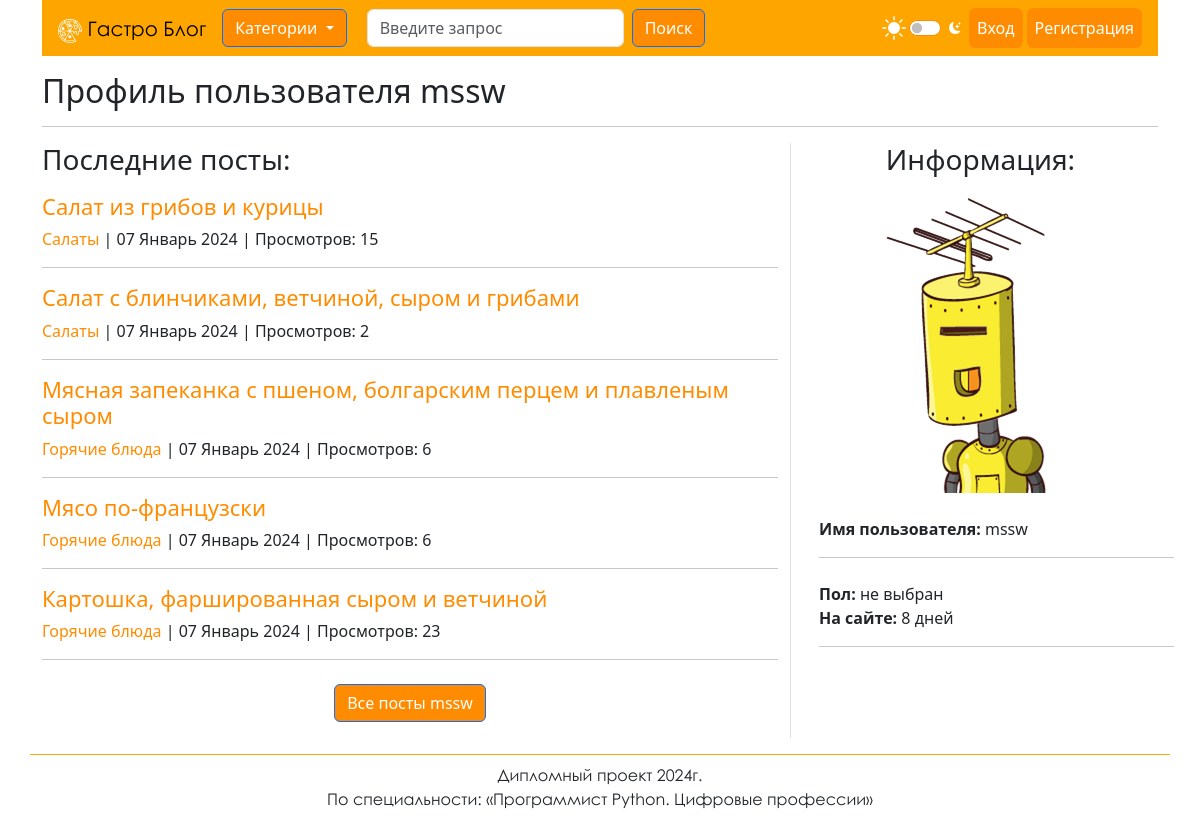
Page /user/mssw/ on the earlier database version.
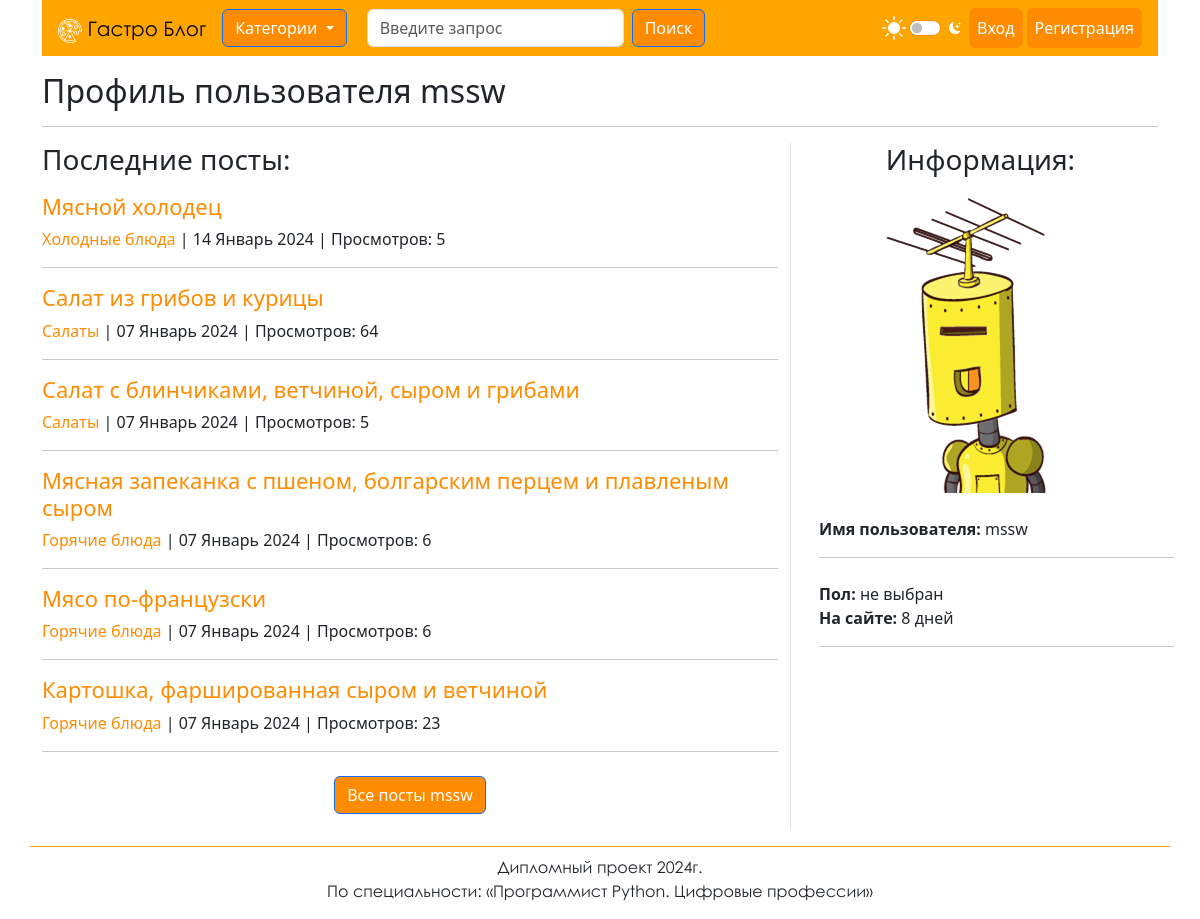
Same page on the later database version.
### blog/models.py (models this page shows, shortened)
class PostModel(models.Model):
    class Status(models.TextChoices):
        DRAFT = 'ЧЕ', 'Черновик'
        PUBLISHED = 'ОП', 'Опубликовано'
    title = models.CharField(max_length=200,
                             verbose_name="Заголовок")
    slug = models.SlugField(verbose_name="Альт. заголовок")
    image = models.ImageField(upload_to='post/%Y/%m/%d',
                              default='default/not_found.png',
                              verbose_name='Изображение поста')
    author = models.ForeignKey(User,
                               on_delete=models.CASCADE,
                               related_name='post',
                               verbose_name="Автор")
    category = TreeForeignKey('CategoryModel',
                              on_delete=models.PROTECT,
                              related_name='post',
                              verbose_name='Категория')
    short_body = CKEditor5Field(max_length=350,
                                verbose_name="Краткое описание",
                                blank=True)
    full_body = CKEditor5Field(verbose_name='Содержимое поста')
    publish = models.DateTimeField(default=timezone.now,
                                   verbose_name="Опубликовано")
    created = models.DateTimeField(auto_now_add=True,
                                   verbose_name="Создано")
    updated = models.DateTimeField(auto_now=True,
                                   verbose_name="Обновлено")
    status = models.CharField(max_length=2,
                              choices=Status.choices,
                              default=Status.DRAFT,
                              verbose_name="Статус")
    views = models.IntegerField(default=0,
                                verbose_name="Количество просмотров")
    telegram_link = models.CharField(max_length=300,
                                     verbose_name="Ссылка на Telegram",
                                     blank=True,
                                     null=True)
    file = models.OneToOneField("PostFilesModel",
                                on_delete=models.SET_NULL,
                                null=True,
                                blank=True,
                                verbose_name="Файл",
                                related_name="post")
    tags = TaggableManager(blank=True)
    objects = models.Manager()
    post_manager = PostManager()
    class Meta:
        ordering = ['-publish']
        indexes = [
            models.Index(fields=['-publish']),
        ]
        verbose_name = 'Пост'
        verbose_name_plural = 'Посты'
    def get_absolute_url(self):
        return reverse('blog:post_page', args=[self.category.slug, self.slug])

class CategoryModel(MPTTModel):
    title = models.CharField(max_length=100,
                             verbose_name="Заголовок")
    slug = models.SlugField(verbose_name="Альт. заголовок")
    parent = TreeForeignKey('self',
                            on_delete=models.CASCADE,
                            null=True,
                            blank=True,
                            related_name='children',
                            db_index=True,
                            verbose_name='Родительская категория')
    description = CKEditor5Field(max_length=350,
                                 verbose_name="Описание",
                                 blank=True)
    objects = TreeManager()
    class MPTTMeta:
        order_insertion_by = ['title']
    class Meta:
        unique_together = [['parent', 'slug']]
        verbose_name = 'Категория поста'
        verbose_name_plural = 'Категории постов'
    def get_absolute_url(self):
        return reverse('blog:category_page', args=[self.slug])
    def __str__(self):
        return self.title

### user_app/models.py (models this page shows, shortened)
class ProfileModel(models.Model):
    class Genders(models.TextChoices):
        UNDEFINED = 'U', 'не выбран'
        MALE = 'M', 'мужской'
        FEMALE = 'F', 'женский'
    user = models.OneToOneField(User,
                                on_delete=models.CASCADE,
                                related_name='profile',
                                verbose_name='Пользователь')
    gender = models.CharField(max_length=1,
                              choices=Genders.choices,
                              default=Genders.UNDEFINED,
                              verbose_name='Пол')
    dob = models.DateField(blank=True,
                           null=True,
                           verbose_name='Дата рождения')
    site_link = models.URLField(max_length=200,
                                blank=True,
                                null=True,
                                verbose_name='Ссылка на сайт')
    telegram_link = models.URLField(max_length=200,
                                    blank=True,
                                    null=True,
                                    verbose_name='Ссылка на Telegram',
                                    unique=True)
    user_avatar = models.ImageField(upload_to='user/avatars/',
                                    blank=True,
                                    null=True,
                                    verbose_name='Аватар пользователя')
    show_email = models.BooleanField(default=False,
                                     verbose_name='Отображать Email?')
    show_telegram = models.BooleanField(default=False,
                                        verbose_name='Отображать Telegram?')
    show_last_name = models.BooleanField(default=False,
                                         verbose_name='Отображать фамилию?')
    class Meta:
        verbose_name = 'Профиль'
        verbose_name_plural = 'Профили'
    def get_on_site(self):
        delta = datetime.now() - self.user.date_joined.replace(tzinfo=None)
        years = delta.days // 365
        months = (delta.days % 365) // 30
        days = (delta.days % 365) % 30
        if delta.days == 0:
            return 'меньше суток'
        else:
            on_site_string = ""
            if years > 0:
                on_site_string += f"{years} лет, "
            if months > 0:
                on_site_string += f"{months} месяца, "
            if days > 0:
                on_site_string += f"{days} дней"
            return on_site_string

### user_app/views.py (the view)
# urls.py: path('<str:username>/', views.UserProfileView.as_view(), name='user_profile'),
class UserProfileView(TemplateView):
    template_name = 'user_app/profile_page.html'
    author_template_name = 'user_app/profile_page_author.html'
    is_author = False
    extended_group = 'Автор'
    @set_template(author_template_name, 'is_author')
    def dispatch(self, request, *args, **kwargs):
        return super().dispatch(request, *args, **kwargs)
    def get_context_data(self, **kwargs):
        context = super().get_context_data(**kwargs)
        try:
            user = get_object_or_404(User, username=self.kwargs.get('username'))
        except User.DoesNotExist:
            raise Http404("Пользователь не найден")
        context['user_profile'] = user
        context['is_author'] = self.is_author
        if self.is_author:
            context['drafts'] = PostModel.objects.filter(author=user, status='ЧЕ')[:7]
        context['user_posts'] = PostModel.post_manager.filter(author=user)[:7]
        context['title'] = f'Профиль пользователя {user}'
        return context

### templates/user_app/profile_page.html (shortened to what this page needs)
{% extends 'blog/base.html' %}
{% block content %}
    <div class="container mt-3">
        {% block page_head %}<h2>Профиль пользователя {{ user_profile }}</h2>{% endblock %}
        <hr>
        <div class="row">
            <div class="col-xl-8 сol-sm-12">
                {% if is_author %}
                    {% block drafts %}
                    {% endblock %}
                    {% block public %}
                    {% endblock %}
                {% else %}
                    {% if user_posts %}
                        <h3 class="mb-3">Последние посты:</h3>
                        {% for post in user_posts %}
                            <div class="row">
                                <h4 class="head2"><a href="{{ post.get_absolute_url }}">{{ post.title }}</a></h4>
                                <div>
                                    <p class="lead"><a
                                            href="{{ post.category.get_absolute_url }}">{{ post.category }}</a>
                                        | {{ post.publish | date:"d F Y" }} |
                                        Просмотров: {{ post.views }}</p>
                                </div>
                            </div>
                            <hr class="mt-0">
                        {% endfor %}
                        <div class="text-center mt-4">
                            <a class="btn btn-primary my-btn mb-3"
                               href="{% url 'user_app:user_posts' username=user_profile.username %}">Все
                                посты {{ user_profile }}</a>
                        </div>
                    {% else %}
                        <h3 class="mb-3">Постов нет</h3>
                    {% endif %}
                {% endif %}
            </div>
            <div class="col-xl-4 col-sm-12 border border-start border-0">
                <h3 class="mb-3 text-center">Информация:</h3>
                <div class="col-12 text-center">
                    <img src="{{ user_profile.profile.user_avatar.url }}" alt="{{ user_profile }}" width="300"
                         height="300" class="img-fluid"><br>
                </div>
                <div class="col-12 ms-3 mt-4">
                    <b>Имя пользователя:</b> {{ user_profile }}
                    <hr class="mb-0">
                    <br>
                    <b>Пол:</b> {{ user_profile.profile.get_gender_display }}
                    <br>
                    <b>На сайте:</b> {{ user_profile.profile.get_on_site }}
                    <hr class="mb-0">
                </div>
            </div>
        </div>
    </div>
{% endblock %}

### templates/blog/base.html (shortened to what this page needs)
{% load static %}
{% load analytical %}
<!DOCTYPE html>
<html lang="ru" data-bs-theme="dark" class="h-100">
<head>
    <link href="{% static "css/lightbox.min.css" %}" rel="stylesheet"/>
    <link href="{% static "css/bootstrap.css" %}" rel="stylesheet">
    <link href="{% static "css/dracula.min.css" %}" rel="stylesheet">
    <link href="{% static "css/style.css" %}" rel="stylesheet">
</head>
<body class="d-flex flex-column h-100">
{% block header %}
    {% include "blog/base/header.html" %}
{% endblock %}
{% block content %}
{% endblock %}
{% block footer %}
    {% include "blog/base/footer.html" %}
{% endblock %}
</body>
</html>

### templates/blog/base/header.html (shortened to what this page needs)
{% load static %}
{% block header %}
    <header>
        <div class="container">
            <nav class="navbar navbar-expand-lg color ps-3">
                <a class="navbar-brand" href={% url "blog:index" %}><img src="{% static 'favicon.svg' %}"
                                                                         alt="Гастро Блог" class="logo-icon"> Гастро Блог</a>
                <div class="collapse navbar-collapse" id="navbarSupportedContent">
                    <div class="dropdown">
                        <button class="btn btn-primary my-btn dropdown-toggle me-3" type="button"
                                data-bs-toggle="dropdown" aria-expanded="false">
                            Категории
                        </button>
                    </div>
                    <ul class="navbar-nav me-auto mb-2 mb-lg-0">
                        <li class="nav-item">
                            <form class="d-flex" method="GET" action="{% url 'blog:search_page' %}">
                                {{ search_form.query }}
                                <button class="btn btn-primary my-btn" type="submit">Поиск</button>
                            </form>
                        </li>
                    </ul>
                    <ul class="navbar-nav">
                        <li class="nav-item mt-2 mx-2 text-white">
                            <div class="form-check form-switch icons">
                                <input class="form-check-input" type="checkbox" role="switch" id="bd-theme"
                                       data-bs-theme-value="dark">
                                <label class="form-check-label" for="bd-theme"></label>
                            </div>
                        </li>
                        {% if user.is_authenticated %}
                            <div class="dropdown">
                                <button class="btn btn-primary my-btn dropdown-toggle me-3" type="button"
                                        data-bs-toggle="dropdown" aria-expanded="false">
                                    {{ request.user }}
                                </button>
                                <ul class="dropdown-menu dd-color">
                                    <li>
                                        <a class="dropdown-item dd-item-color" href="{% url 'user_app:user_profile' username=user.username %}">Профиль</a>
                                    </li>
                                    {% if "Автор" in user.groups.all.0.name %}
                                        <li>
                                            <a class="dropdown-item dd-item-color" href="{% url 'user_app:add_post' %}">Добавить
                                                пост</a>
                                        </li>
                                        <li>
                                            <a class="dropdown-item dd-item-color" href="{% url 'user_app:add_category' %}">Добавить
                                                категорию</a>
                                        </li>
                                        <li>
                                            <a class="dropdown-item dd-item-color" href="{% url 'user_app:add_file' %}">Добавить
                                                файл</a>
                                        </li>
                                    {% endif %}
                                    <li>
                                        <a class="dropdown-item dd-item-color"
                                           href="{% url 'user_app:logout' %}">Выйти</a>
                                    </li>
                                </ul>
                            </div>
                        {% else %}
                            <li class="nav-item">
                                <a class="nav-link btn btn-primary my-btn me-1"
                                   href="{% url 'user_app:login' %}">Вход</a>
                            </li>
                            <li class="nav-item">
                                <a class="nav-link btn btn-primary my-btn me-3"
                                   href="{% url 'user_app:signup' %}">Регистрация</a>
                            </li>
                        {% endif %}
                    </ul>
                </div>
            </nav>
        </div>
    </header>
{% endblock %}

### templates/blog/base/footer.html
{% block footer %}
    <footer class="footer mt-auto py-3">
        <div class="container footer-border">
            <div class="row pt-2">
                <span class="navbar-brand text-center">Дипломный проект 2024г.</span>
                <span class="navbar-brand text-center">По специальности: «Программист Python. Цифровые профессии»</span>
            </div>
        </div>
    </footer>
{% endblock %}

Differences in the rows shown:
added PostModel: title "Мясной холодец", category "Холодные блюда", publish "14 Январь 2024", views "5"
changed PostModel "Cалат из грибов и курицы": views "15" → "64"
changed PostModel "Салат с блинчиками, ветчиной, сыром и грибами": views "2" → "5"
